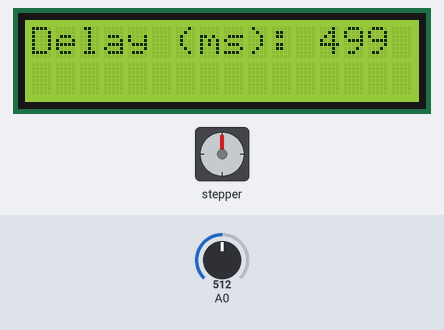
A sketch run on a simulated Arduino Uno, built with avr-gcc and run on an emulated ATmega328P. Parts: stepper motor, 16×2 character LCD. Wiring (inferred from the names in the program): stepper motor driver (200 steps per turn assumed): step pin 10; direction pin 9; enable pin 8. Inputs (shaded band) come from the test bench; at power-on: A0 = 512.

Above: at 1.2 s.
1.3 s: A0 set to 716
At 2.1 s:
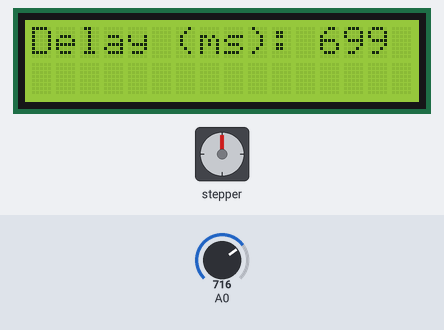
3.1 s: A0 set to 900
At 4.1 s:
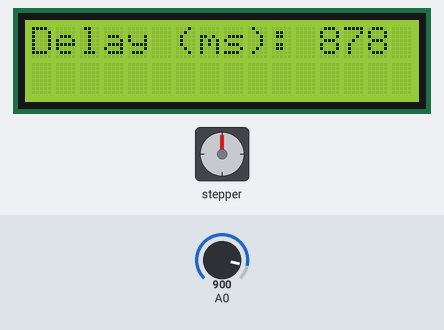
4.6 s: A0 set to 1023
At 5.0 s:
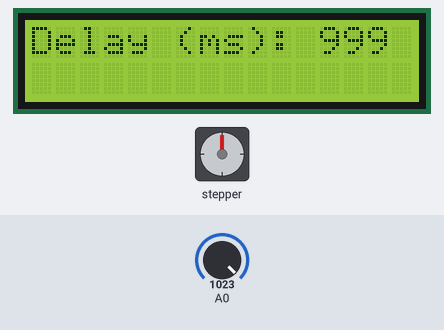
Timing chart, 0 to 7.6 s (numbered marks = the images above; inputs shaded):
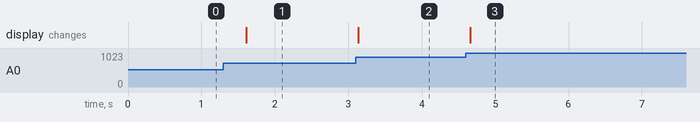

Measured:
- after the input at 1.3 s, the display: changes after 0.31 s (image 1)
- after the input at 3.1 s, the display: changes at once (image 2)
- after the input at 4.6 s, the display: changes after 0.06 s (image 3)

The sketch:

microstepping_rpm.ino
```cpp
#include <Wire.h>
#include <Adafruit_RGBLCDShield.h>

Adafruit_RGBLCDShield screen = Adafruit_RGBLCDShield();
int PUL=10; //define Pulse pin
int DIR=9; //define Direction pin
int ENA=8; //define Enable Pin
void setup() {
  pinMode (PUL, OUTPUT);
  pinMode (DIR, OUTPUT);
  pinMode (ENA, OUTPUT);

  screen.begin(16, 2); // Setup initial columns and rows. Size of display is 16x2
  screen.print("Greetings!");

}

void loop() {
  screen.clear();
  screen.print("Delay (ms): ");
  int delayy = analogRead(0);
  delayy = map(delayy, 0, 1023, 0,999);
  screen.print(delayy);
  for (int i=0; i<6400; i++)
  {
    digitalWrite(DIR,LOW);
    digitalWrite(ENA,HIGH);
    digitalWrite(PUL,HIGH);
    delayMicroseconds(50);
    digitalWrite(PUL,LOW);
    delayMicroseconds(50);
  }
}
```
